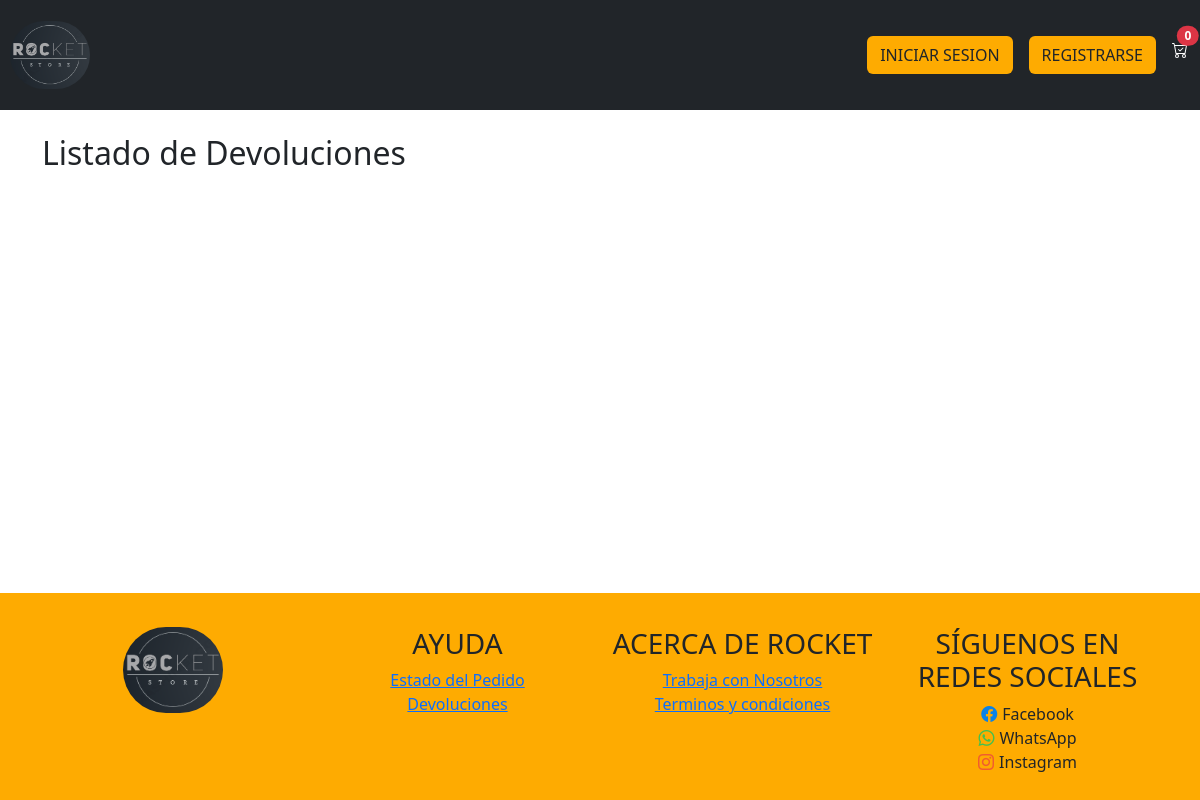
The page /devoluciones_admin/ (signed in) on the database as committed earlier.
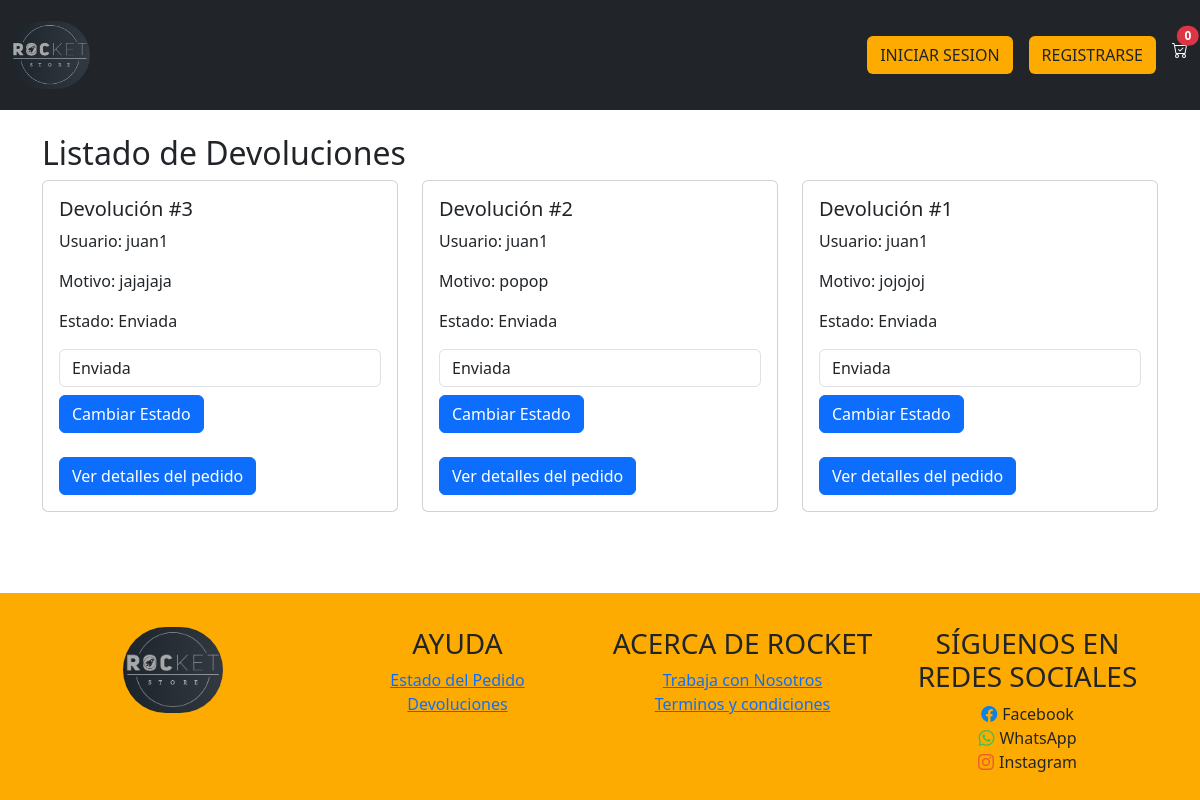
The same page on the database as committed later.
### tienda/models.py (models this page shows, shortened)
class Devolucion(models.Model):
    pedido = models.ForeignKey(Venta, on_delete=models.CASCADE, related_name="devoluciones")
    usuario = models.ForeignKey(Usuario, on_delete=models.CASCADE)
    motivo = models.TextField()
    fecha_devolucion = models.DateTimeField(auto_now_add=True)
    foto = models.ImageField(upload_to='devoluciones_fotos/', blank=True, null=True)
    ESTADOS = (
        (1, 'Enviada'),
        (2, 'Aceptada'),
        (3, 'Rechazada'),
    )
    estado = models.IntegerField(choices=ESTADOS, default=1)  # Estado por defecto es 'Enviada'
    def estado_texto(self):
        return dict(self.ESTADOS).get(self.estado, 'Desconocido')

class Venta(models.Model):
	fecha_venta = models.DateTimeField(auto_now=True)
	usuario = models.ForeignKey(Usuario, on_delete=models.DO_NOTHING)
	ESTADOS = (
		(1, 'Pendiente'),
		(2, 'Pagada'),
		(3, 'Rechazada'),
		(4, 'Enviado'),
	)
	estado = models.IntegerField(choices=ESTADOS, default=1)
	motivo_rechazo = models.TextField(blank=True, null=True)

class Usuario(AbstractUser):
	username = None
	nombre = models.CharField(max_length=254)
	email = models.EmailField(max_length=254, unique=True)
	image = models.ImageField(upload_to='edite_profile', null=True, blank=True)
	ROLES = (
		(1, "Administrador"),
		(2, "Despachador"),
		(3, "Cliente"),
	)
	rol = models.IntegerField(choices=ROLES, default=3)
	foto = models.ImageField(upload_to="fotos/", default="fotos/default.png", blank=True)
	token_recuperar = models.CharField(max_length=254, default="", blank=True, null=True)
	USERNAME_FIELD = "email"
	REQUIRED_FIELDS = ["nombre"]
	objects = CustomUserManager()

### tienda/views.py (the view)
# urls.py: path('devoluciones_admin/', views.listar_devoluciones, name='listar_devoluciones'),
@staff_member_required
def listar_devoluciones(request):
    devoluciones = Devolucion.objects.all().order_by('-id')  # Lista de devoluciones en orden descendente
    pedidos = Venta.objects.prefetch_related('detalleventa_set').all()
    for devolucion in devoluciones:
        pedido = devolucion.pedido  # Asume que la devolución tiene un campo relacionado con el pedido
        total_pedido = pedido.detalleventa_set.aggregate(
            total=Sum(F('cantidad') * F('precio_historico'))
        )['total'] if pedido else 0
        total_productos = pedido.detalleventa_set.aggregate(
            total_productos=Sum('cantidad')
        )['total_productos'] if pedido else 0
        pedido.total_pedido = total_pedido
        pedido.total_productos = total_productos
    context = {
        'devoluciones': devoluciones,
        'pedidos': pedidos
    }
    return render(request, 'tienda/devolucion/listar_devoluciones.html', context)

### tienda/templates/tienda/devolucion/listar_devoluciones.html (shortened to what this page needs)
{% extends 'tienda/inicio/base.html' %}
{% load static %}
{% load humanize %}
{% block contenedor %}
<div class="container mt-4">
    <h2>Listado de Devoluciones</h2>
    <div class="row">
        {% for devolucion in devoluciones %}
        <div class="col-md-4 mb-3">
            <div class="card">
                <div class="card-body">
                    <h5 class="card-title">Devolución #{{ devolucion.id }}</h5>
                    <p class="card-text">Usuario: {{ devolucion.pedido.usuario.nombre }}</p>
                    <p class="card-text">Motivo: {{ devolucion.motivo }}</p>
                    <p class="card-text">Estado: {{ devolucion.estado_texto }}</p>
                    <form action="{% url 'cambiar_estado_devolucion' devolucion.id %}" method="post">
                        <select name="estado" class="form-control">
                            <option value="1" {% if devolucion.estado == 1 %}selected{% endif %}>Enviada</option>
                        </select>
                        <button type="submit" class="btn btn-primary mt-2">Cambiar Estado</button>
                        <br><br/>
                        <button type="button" class="btn btn-primary" data-bs-toggle="modal" data-bs-target="#detallePedidoModal{{ devolucion.pedido.id }}">
                            Ver detalles del pedido
                        </button>
                    </form>
                </div>
            </div>
        </div>
        {% endfor %}
    </div>
</div>
{% endblock %}

Rows that differ between the two databases and show on the page:
added Devolucion: id "3", pedido.usuario.nombre "juan1", motivo "jajajaja", estado_texto "Enviada", estado "Enviada"
added Devolucion: id "2", pedido.usuario.nombre "juan1", motivo "popop", estado_texto "Enviada", estado "Enviada"
added Devolucion: id "1", pedido.usuario.nombre "juan1", motivo "jojojoj", estado_texto "Enviada", estado "Enviada"
